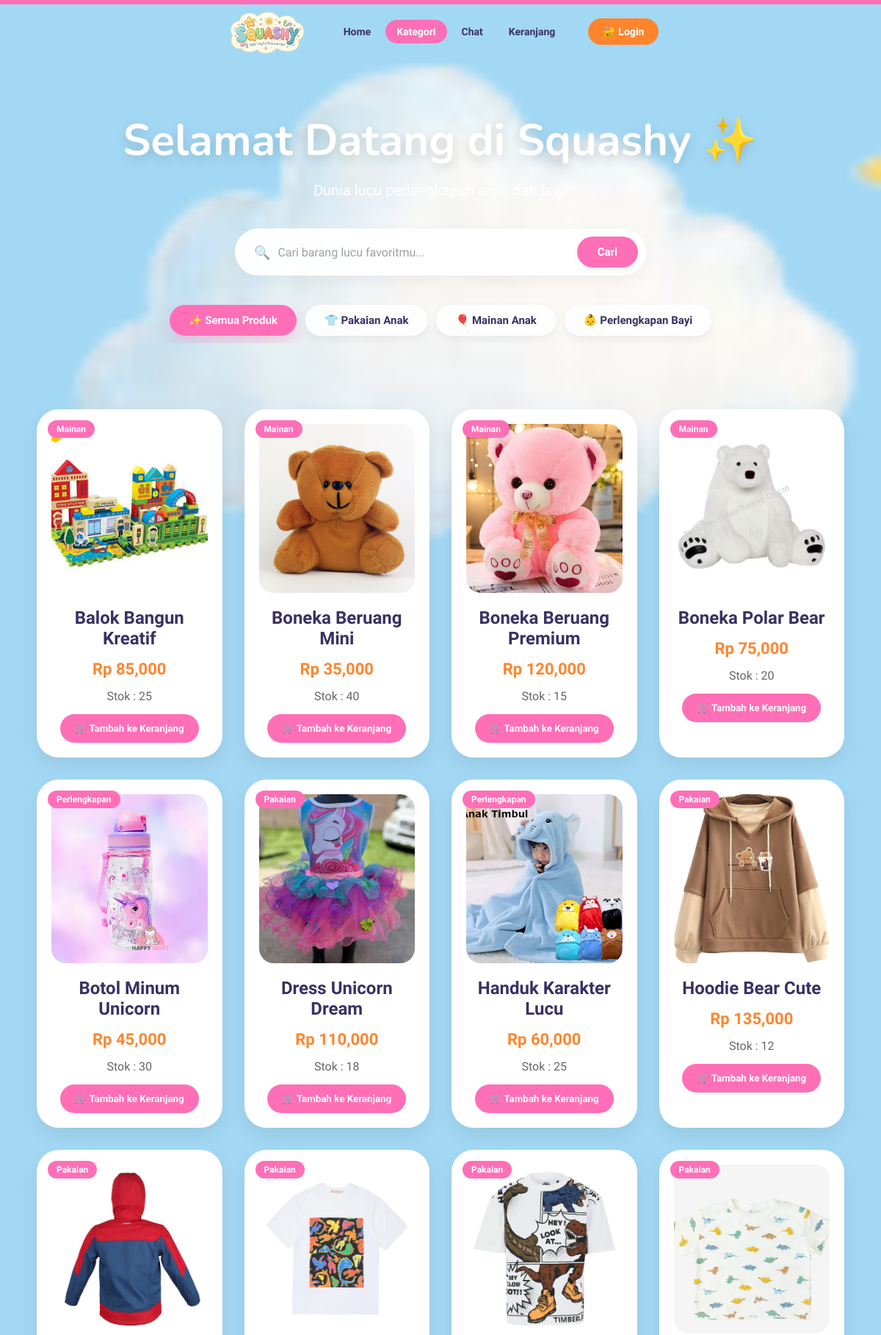
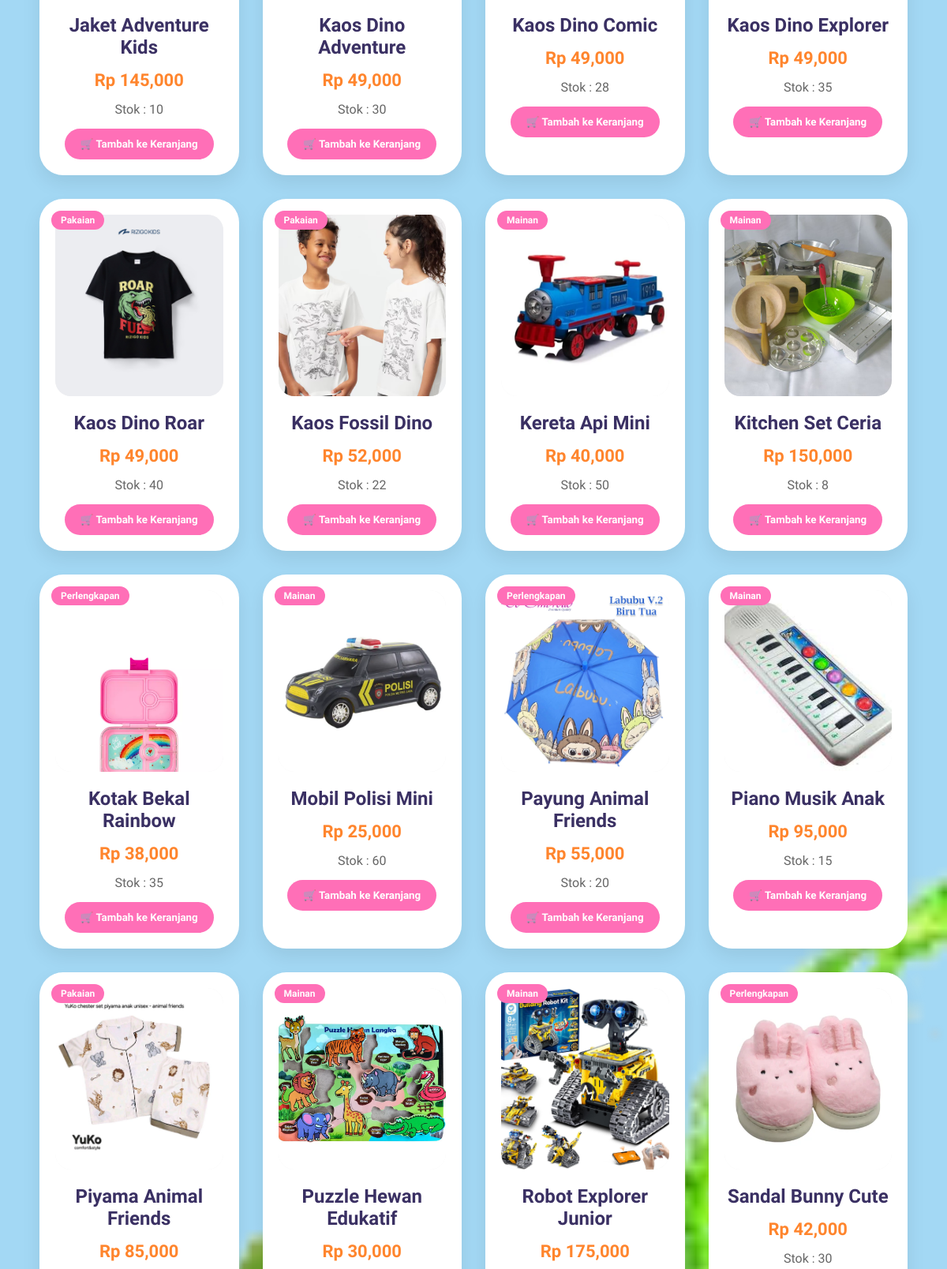
/customers/kategori.php (upper part), run on the app's committed database (2 pictures, top to bottom).
### tables this page shows
CREATE TABLE `produk` (
  `id_produk` int NOT NULL,
  `id_kategori` int NOT NULL,
  `nama_produk` varchar(255) NOT NULL,
  `harga` int NOT NULL,
  `stok` int DEFAULT '0',
  `deskripsi` varchar(255) DEFAULT NULL,
  `foto` varchar(255) DEFAULT NULL
);

CREATE TABLE `kategori` (
  `id_kategori` int NOT NULL,
  `nama_kategori` varchar(255) NOT NULL
);

### customers/kategori.php (the view, shortened to what this page needs)
<?php
require_once __DIR__ . '/../config/database.php';
$kategori = isset($_GET['kategori']) ? $_GET['kategori'] : 'all';
$keyword = isset($_GET['keyword']) ? trim($_GET['keyword']) : '';
$where = "";
$query = mysqli_query($conn, "
    SELECT produk.*, kategori.nama_kategori
    FROM produk
    JOIN kategori
    ON produk.id_kategori = kategori.id_kategori
    $where
");
$theme = "home";
?>
<!DOCTYPE html>
<html lang="id">
<head>
</head>
<body data-theme="<?= $theme ?>">
    <?php require_once __DIR__ . '/../components/layout/header_kategori.php'; ?>
    <section class="hero">
        <?php if ($kategori == 'Pakaian') : ?>
            <h1>Pakaian Anak Stylish 👕</h1>
            <p>Koleksi pakaian lucu dan nyaman untuk si kecil</p>
        <?php elseif ($kategori == 'Mainan') : ?>
            <h1>Mainan Anak Seru 🎈</h1>
            <p>Mainan edukatif dan menyenangkan setiap hari</p>
        <?php elseif ($kategori == 'Perlengkapan') : ?>
            <h1>Perlengkapan Bayi 👶</h1>
            <p>Semua kebutuhan bayi lengkap dan berkualitas</p>
        <?php else : ?>
            <h1>Selamat Datang di Squashy ✨</h1>
            <p>Dunia lucu perlengkapan anak dan bayi</p>
        <?php endif; ?>
    </section>
    <div class="search-bar-container">
        <form action="kategori.php" method="GET" class="search-form-body">
            <div class="search-input-wrapper">
                <span class="search-icon">🔍</span>
                <input type="text" name="keyword" placeholder="Cari barang lucu favoritmu..." value="<?= htmlspecialchars($keyword) ?>">
            </div>
            <button type="submit" class="search-submit-btn">Cari</button>
        </form>
    </div>
    <div class="category-tabs-container">
        <a href="kategori.php?kategori=all"
           class="category-tab <?= $kategori == 'all' ? 'active' : '' ?>">
           ✨ Semua Produk
        </a>
        <a href="kategori.php?kategori=Pakaian"
           class="category-tab <?= $kategori == 'Pakaian' ? 'active' : '' ?>">
           👕 Pakaian Anak
        </a>
        <a href="kategori.php?kategori=Mainan"
           class="category-tab <?= $kategori == 'Mainan' ? 'active' : '' ?>">
           🎈 Mainan Anak
        </a>
        <a href="kategori.php?kategori=Perlengkapan"
           class="category-tab <?= $kategori == 'Perlengkapan' ? 'active' : '' ?>">
           👶 Perlengkapan Bayi
        </a>
    </div>
    <section class="product-section">
        <?php if (mysqli_num_rows($query) > 0) : ?>
            <?php while ($produk = mysqli_fetch_assoc($query)) : ?>
                <div class="product-card" data-id="<?= $produk['id_produk'] ?>">
                    <span class="badge">
                        <?= $produk['nama_kategori'] ?>
                    </span>
                    <div class="product-image">
                        <?php if (!empty($produk['foto'])) : ?>
                            <img src="../<?= htmlspecialchars($produk['foto']); ?>" alt="<?= htmlspecialchars($produk['nama_produk']); ?>">
                        <?php else : ?>
                            <img src="../assets/images/ada.png" alt="No image">
                        <?php endif; ?>
                    </div>
                    <h3>
                        <?= $produk['nama_produk'] ?>
                    </h3>
                    <div class="price">
                        Rp <?= number_format($produk['harga']) ?>
                    </div>
                    <div class="stok">
                        Stok : <?= $produk['stok'] ?>
                    </div>
                    <form action="keranjang.php?action=add" method="POST" class="cart-form">
                        <button type="submit" class="buy-btn">
                            🛒 Tambah ke Keranjang
                        </button>
                    </form>
                </div>
            <?php endwhile; ?>
        <?php else : ?>
            <div class="empty">
                Produk belum tersedia 😢
            </div>
        <?php endif; ?>
</body>
</html>

### customers/kategori.php (style rules this page uses)
:root { --pink: #FF6FB7; --yellow: #FFD93D; --blue: #4DC8F0; --green: #6EDB8F; --orange: #FF852D; --white: #FFFFFF; --dark: #3A3063; --theme-color: #A3D8F4; --header-active: var(--pink); }
* { margin: 0; padding: 0; box-sizing: border-box; font-family: 'Quicksand', sans-serif; }
body { background-color: var(--theme-color); background-image: url('../assets/images/tbg.png'); background-size: cover; background-attachment: fixed; min-height: 100vh; transition: 0.5s ease; }
.category-tabs-container { display: flex; justify-content: center; align-items: center; gap: 12px; margin: 0 auto 40px auto; max-width: 820px; overflow-x: auto; padding: 10px 20px; scrollbar-width: none; -webkit-overflow-scrolling: touch; }
.category-tab { text-decoration: none; font-weight: 700; font-size: 15px; padding: 10px 24px; border-radius: 25px; color: var(--dark); background: rgba(255, 255, 255, 0.85); border: 2px solid white; box-shadow: 0 6px 15px rgba(0, 0, 0, 0.05); transition: all 0.3s cubic-bezier(0.175, 0.885, 0.32, 1.275); display: inline-flex; align-items: center; gap: 8px; cursor: pointer; flex-shrink: 0; }
.category-tab.active { background-color: var(--header-active); border-color: var(--header-active); color: white !important; box-shadow: 0 10px 20px rgba(255, 111, 183, 0.3); }
.hero { text-align: center; padding: 70px 20px 40px; }
.hero h1 { font-size: 60px; color: white; font-family: 'Nunito', sans-serif; text-shadow: 0 5px 15px rgba(0, 0, 0, 0.15); }
.hero p { margin-top: 15px; font-size: 20px; color: white; }
.product-section { padding: 50px; display: grid; grid-template-columns: repeat(auto-fill, minmax(250px, 1fr)); gap: 30px; max-width: 1200px; margin: 0 auto; width: 100%; }
.product-card { background: white; border-radius: 30px; padding: 20px; position: relative; overflow: hidden; text-align: center; transition: 0.3s; box-shadow: 0 10px 25px rgba(0, 0, 0, 0.08); animation: float 4s ease-in-out infinite; }
.badge { position: absolute; top: 15px; left: 15px; background: var(--header-active); color: white; padding: 5px 12px; border-radius: 20px; font-size: 12px; font-weight: bold; }
.product-image { width: 100%; height: 230px; overflow: hidden; border-radius: 20px; background: #f5f5f5; }
.product-image img { width: 100%; height: 100%; object-fit: cover; transition: 0.3s; }
.product-card h3 { margin-top: 20px; font-size: 24px; color: var(--dark); }
.price { color: var(--orange); font-size: 22px; font-weight: bold; margin: 15px 0; }
.stok { color: #666; margin-bottom: 15px; }
.cart-form { display: inline-block; margin: 0; }
.buy-btn { border: none; background: var(--header-active); color: white; padding: 12px 20px; border-radius: 20px; cursor: pointer; font-weight: bold; transition: 0.3s; }
.product-card { cursor: pointer; }
.search-bar-container { max-width: 600px; margin: 0 auto 30px auto; padding: 0 20px; width: 100%; }
.search-form-body { display: flex; gap: 10px; background: rgba(255, 255, 255, 0.95); padding: 8px; border-radius: 35px; border: 3px solid white; box-shadow: 0 8px 25px rgba(0, 0, 0, 0.05); transition: all 0.3s cubic-bezier(0.175, 0.885, 0.32, 1.275); align-items: center; }
.search-input-wrapper { position: relative; flex: 1; display: flex; align-items: center; padding-left: 15px; }
.search-icon { font-size: 18px; color: var(--dark); opacity: 0.6; margin-right: 10px; }
.search-input-wrapper input { width: 100%; border: none; background: transparent; padding: 10px 0; font-size: 16px; font-weight: 700; color: var(--dark); outline: none; }
.search-input-wrapper input::placeholder { color: #a0a0a0; font-weight: 500; }
.search-submit-btn { background: var(--header-active); border: none; color: white; font-weight: 700; font-size: 15px; padding: 12px 28px; border-radius: 25px; cursor: pointer; transition: all 0.3s ease; box-shadow: 0 4px 10px rgba(0,0,0,0.05); }

### data on the page
produk: id_kategori.nama_kategori "Mainan", foto+nama_produk (picture), nama_produk "Balok Bangun Kreatif", harga "85,000", stok "25"
produk: id_kategori.nama_kategori "Mainan", foto+nama_produk (picture), nama_produk "Boneka Beruang Mini", harga "35,000", stok "40"
produk: id_kategori.nama_kategori "Mainan", foto+nama_produk (picture), nama_produk "Boneka Beruang Premium", harga "120,000", stok "15"
produk: id_kategori.nama_kategori "Mainan", foto+nama_produk (picture), nama_produk "Boneka Polar Bear", harga "75,000", stok "20"
produk: id_kategori.nama_kategori "Perlengkapan", foto+nama_produk (picture), nama_produk "Botol Minum Unicorn", harga "45,000", stok "30"
produk: id_kategori.nama_kategori "Pakaian", foto+nama_produk (picture), nama_produk "Dress Unicorn Dream", harga "110,000", stok "18"
produk: id_kategori.nama_kategori "Perlengkapan", foto+nama_produk (picture), nama_produk "Handuk Karakter Lucu", harga "60,000", stok "25"
produk: id_kategori.nama_kategori "Pakaian", foto+nama_produk (picture), nama_produk "Hoodie Bear Cute", harga "135,000", stok "12"
produk: id_kategori.nama_kategori "Pakaian", foto+nama_produk (picture), nama_produk "Jaket Adventure Kids", harga "145,000", stok "10"
produk: id_kategori.nama_kategori "Pakaian", foto+nama_produk (picture), nama_produk "Kaos Dino Adventure", harga "49,000", stok "30"
produk: id_kategori.nama_kategori "Pakaian", foto+nama_produk (picture), nama_produk "Kaos Dino Comic", harga "49,000", stok "28"
produk: id_kategori.nama_kategori "Pakaian", foto+nama_produk (picture), nama_produk "Kaos Dino Explorer", harga "49,000", stok "35"
produk: id_kategori.nama_kategori "Pakaian", foto+nama_produk (picture), nama_produk "Kaos Dino Roar", harga "49,000", stok "40"
produk: id_kategori.nama_kategori "Pakaian", foto+nama_produk (picture), nama_produk "Kaos Fossil Dino", harga "52,000", stok "22"
produk: id_kategori.nama_kategori "Mainan", foto+nama_produk (picture), nama_produk "Kereta Api Mini", harga "40,000", stok "50"
produk: id_kategori.nama_kategori "Mainan", foto+nama_produk (picture), nama_produk "Kitchen Set Ceria", harga "150,000", stok "8"
produk: id_kategori.nama_kategori "Perlengkapan", foto+nama_produk (picture), nama_produk "Kotak Bekal Rainbow", harga "38,000", stok "35"
produk: id_kategori.nama_kategori "Mainan", foto+nama_produk (picture), nama_produk "Mobil Polisi Mini", harga "25,000", stok "60"
produk: id_kategori.nama_kategori "Perlengkapan", foto+nama_produk (picture), nama_produk "Payung Animal Friends", harga "55,000", stok "20"
produk: id_kategori.nama_kategori "Mainan", foto+nama_produk (picture), nama_produk "Piano Musik Anak", harga "95,000", stok "15"
produk: id_kategori.nama_kategori "Pakaian", foto+nama_produk (picture), nama_produk "Piyama Animal Friends", harga "85,000"
produk: id_kategori.nama_kategori "Mainan", foto+nama_produk (picture), nama_produk "Puzzle Hewan Edukatif", harga "30,000"
produk: id_kategori.nama_kategori "Mainan", foto+nama_produk (picture), nama_produk "Robot Explorer Junior", harga "175,000"
produk: id_kategori.nama_kategori "Perlengkapan", foto+nama_produk (picture), nama_produk "Sandal Bunny Cute", harga "42,000", stok "30"
